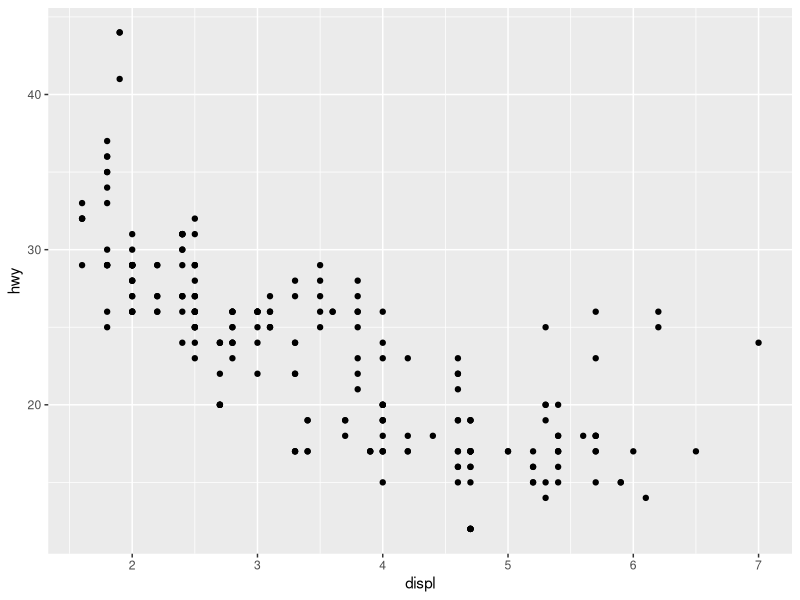
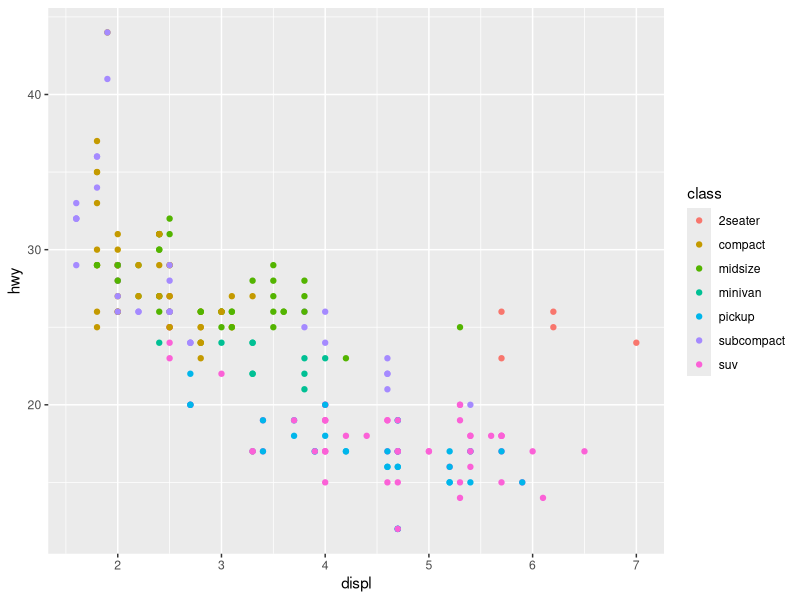
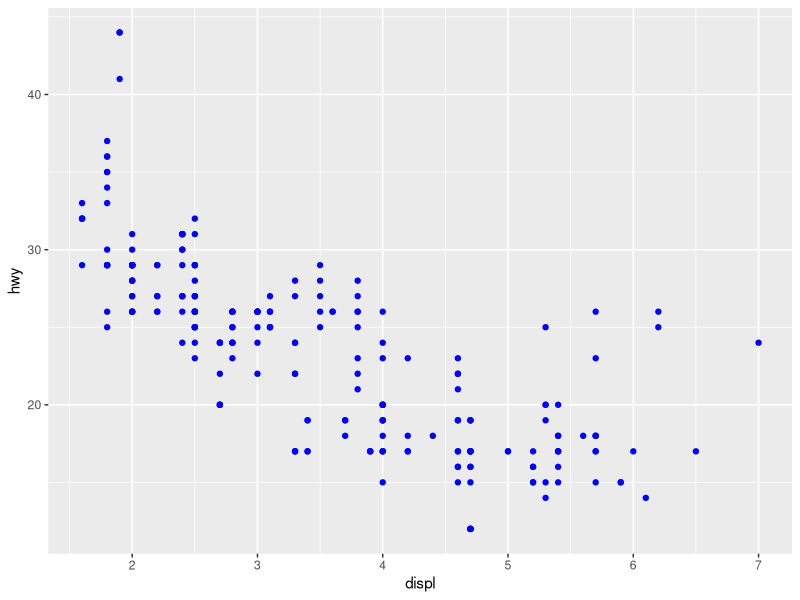
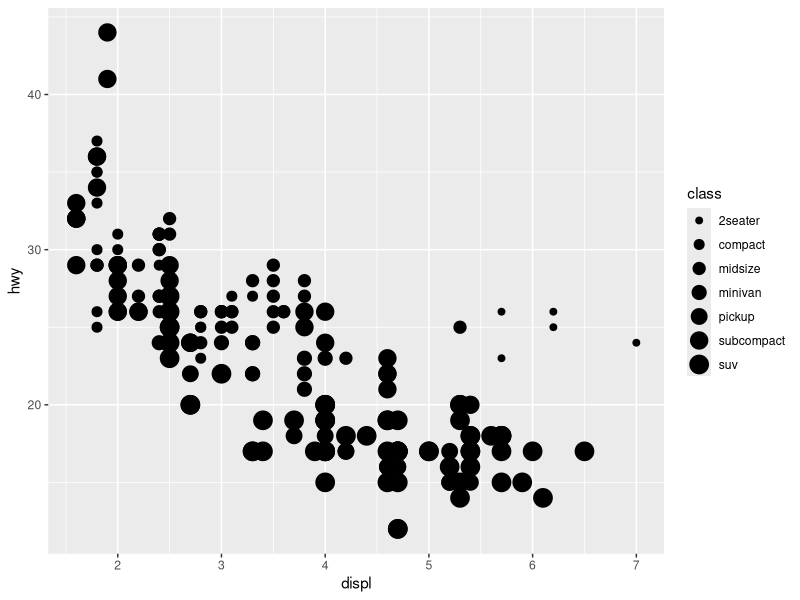
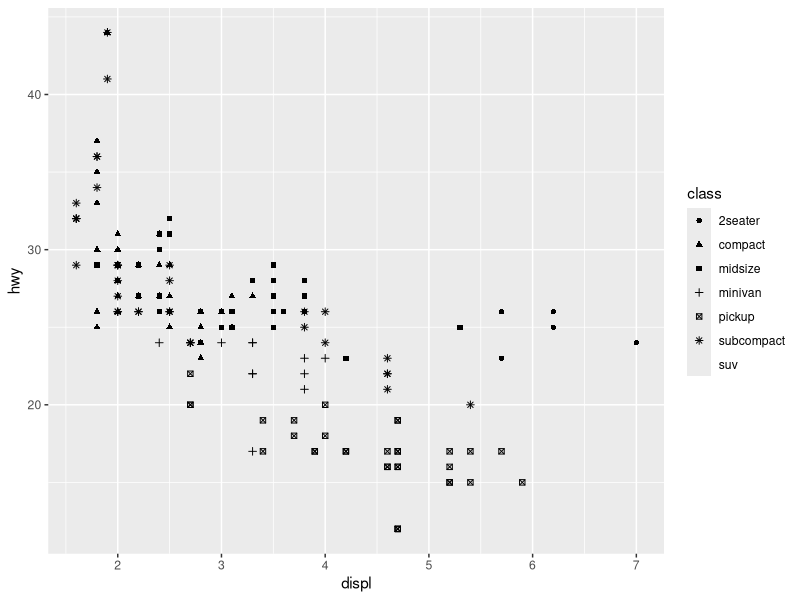
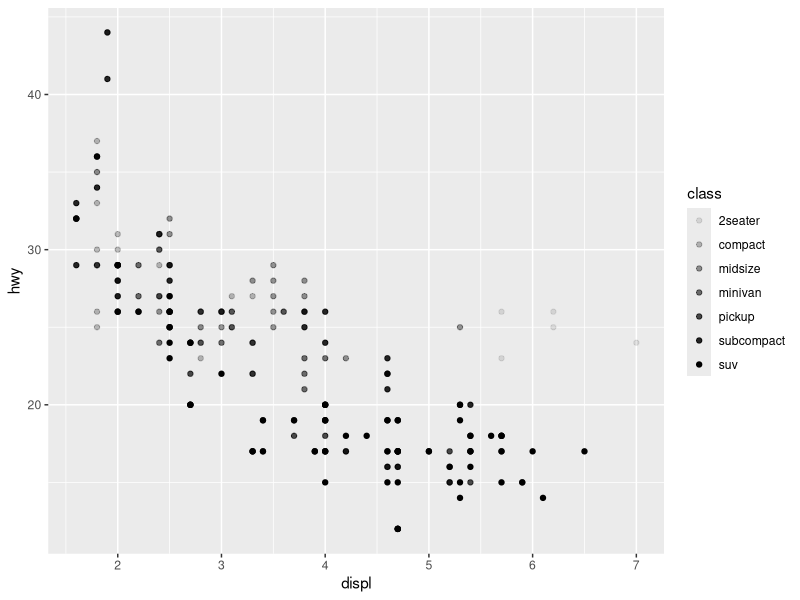
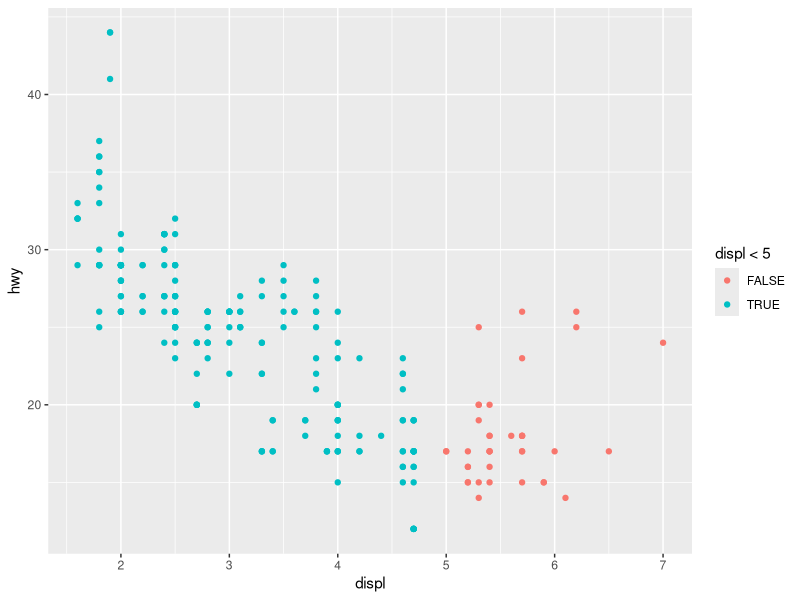
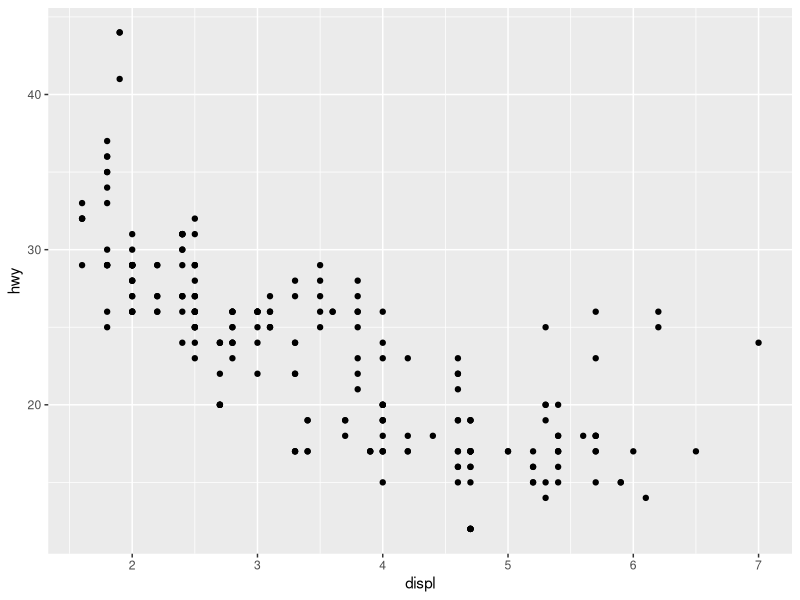

Write R code to recreate these figures, in order.
## ---- chunk 1
knitr::opts_chunk$set(echo = TRUE)
## ---- chunk 2

## ---- chunk 3
getwd() #my working directory
#------------------------------------#
# MB5370: Introduction to Programming
# Agustinus Satrio Supoyo
# May 2026
# Workshop 1 - Introduction to R
# This script contains basic R programming concepts:
# - Calculations
# - Variables and Assignment
# - Functions
# - Data Types
# - Data Structures
# - Data Frames and Tibbles
# - Packages
#------------------------------------#


#====================================#
# 1. Basic Calculations
#====================================#

2 + 1
1:30
6 * 2


#====================================#
# 2. Variables and Assignment
#====================================#

age <- 25
first_name <- "Bill"

age + 1
age + age

# R is case-sensitive
Age <- 41   # Different from 'age'

# Variables with spaces using backticks
`age bob` <- 25


#====================================#
# 3. Exercise 1 - Basic Calculations
#====================================#

15 + 25.1 + 20.25

total <- 15 + 25.1 + 20.25
Number2 <- 10

total + Number2

final_result <- total + Number2

second_number <- 15 + 23 + 22
total + second_number


#====================================#
# 4. Rounding Functions
#====================================#

years_old <- 25.7

round(years_old)   # Round to nearest whole number
floor(years_old)   # Round down

# Specify decimal places
years_old <- 25.765
round(years_old, 2)

# Help and arguments
?round
args(round)


#====================================#
# 5. Using paste() to Create Sentences
#====================================#

name <- "Agustinus"
age <- 27.5

sentence <- paste(name, "is", age, "years old.")
print(sentence)


#====================================#
# 6. Understanding Variable Updates
#====================================#

grade <- 55
total <- grade + 10
print(total)

grade <- 90
print(total)       # Still uses old value

total <- grade + 10
print(total)       # Updated value


#====================================#
# 7. Simple Multiplication Example
#====================================#

p <- 2
z <- 5

out <- p * z
print(out)


#====================================#
# 8. Data Type Testing
#====================================#

x <- 1

is.character(x)
is.numeric(x)


#====================================#
# 9. Debugging Example
#====================================#

my_quiz <- c(
  "uno",
  "dos",
  "tres",
  "cuatro",
  "cinco"
)

print(my_quiz)
str(my_quiz)
length(my_quiz)


#====================================#
# 10. Data Types
#====================================#

# Character (text)
my_character_variable <- "Agustinus"
class(my_character_variable)

# Numeric (decimal numbers)
my_numeric_variable <- 4.2
class(my_numeric_variable)

# Integer
my_integer_variable <- 10L
class(my_integer_variable)

# Logical (TRUE/FALSE)
my_logical_variable <- TRUE
class(my_logical_variable)


#====================================#
# 11. Data Structures
#====================================#

# List
list("uno", "dos", "tres")

# Numeric vector
y <- c(1, 2, 3)

# Character vector
z <- c("Sarah", "Tracy", "Jon")

# Check class
class(y)
class(z)

# Mixed-type list
x <- list(1, "a", TRUE)

# Access elements
x[[1]]
x[[2]]
x[[3]]


#====================================#
# 12. Data Frames
#====================================#

my_dataframe <- data.frame(
  no = c(1, 2, 3),
  name = c("Tracey", "John", "Pete"),
  passed = c(TRUE, FALSE, TRUE)
)

# View data frame
my_dataframe

# Inspect structure
str(my_dataframe)

# Convert column type
my_dataframe$no <- as.factor(my_dataframe$no)

# Check updated structure
str(my_dataframe)


#====================================#
# 13. Missing Data (NA)
#====================================#

height <- c(170, NA, 180)

# Check missing values
is.na(height)

# Remove missing values
na.omit(height)


#====================================#
# 14. Importing Data
#====================================#

# Read CSV files
#read.csv()

# Read Excel files
#readxl::read_excel()


#====================================#
# 15. Tibbles
#====================================#

library(tibble)

my_tibble <- tibble(
  no = c(1, 2, 3),
  name = c("Tracy", "John", "Pete"),
  passed = c(TRUE, FALSE, TRUE)
)

# View tibble
my_tibble


#====================================#
# 16. Installing and Loading Packages
#====================================#

# Install packages (run only once)
#install.packages("tidyverse")

# Load packages (run every session)
#library(tidyverse)

# Install multiple packages
# install.packages(c("ggplot2", "tidyr", "dplyr", "terra"))

# Open help for a function
?ggplot


#====================================#
# 17. Recommended Script Structure
#====================================#

# 1. Import data
# 2. Clean data
# 3. Analyse data
# 4. Plot results
# 5. Save outputs


#====================================#
# 18. Example Workflow for Data Analysis
#====================================#

# 1. Read the .csv file into R
# 2. Inspect the data structure
# 3. Filter the target species
# 4. Summarise abundance
# 5. Create the plot
# 6. Save the figure

## ---- chunk 4
library(tidyverse)
## ---- chunk 5
mpg
ggplot(data = mpg) + 
  geom_point(mapping = aes(x = displ, y = hwy))
## ---- chunk 6
 aes() #used to connect variable to visual element
#Element visual example
#color 
#size  
#shape 
#alpha
#linetype 
#group
## ---- chunk 7
#to change the color based on class category
ggplot(data = mpg) +
  geom_point(mapping = aes(x = displ, y = hwy, colour = class))
## ---- chunk 8
#give the fix color
ggplot(data=mpg)+
  geom_point(mapping=aes(x=displ,y=hwy),colour="blue")
## ---- chunk 9
#Change point size by class
ggplot(data = mpg) +
  geom_point(mapping = aes(x = displ, y = hwy, size = class))
## ---- chunk 10
##Change point shape by class.
ggplot(data = mpg) + 
  geom_point(mapping = aes(x = displ, y = hwy, shape = class))
## ---- chunk 11
#transparancy (alpha)
ggplot(data = mpg) +
  geom_point(mapping = aes(x = displ, y = hwy, alpha = class))
## ---- chunk 12
#
ggplot(data = mpg) +
  geom_point( mapping = aes( x = displ,y = hwy,colour = displ < 5))
## ---- chunk 13
ggplot(data = mpg)+ 
 geom_point(mapping = aes(x = displ, y = hwy)) 
# the + should be on top line
## ---- chunk 14
ggplot(data = mpg)+
 geom_point(mapping = aes(x = displ, y = hwy)) 
## ---- chunk 15
#face wrap
ggplot(data = mpg) +
  geom_point(aes(x = displ, y = hwy)) +
  facet_wrap(~ class, nrow = 2)
## ---- chunk 16
#Face grid
ggplot(data = mpg) +
  geom_point(aes(x = displ, y = hwy)) +
  facet_grid(drv ~ cyl)
## ---- chunk 17
#to add smooth line
ggplot(data=mpg)+
  geom_smooth(mapping=aes(x=displ,y=hwy))
## ---- chunk 18
#to add the line and point together
ggplot(data = mpg) + 
  geom_point(mapping = aes(x = displ, y = hwy)) + # points horrible 
  geom_smooth(mapping = aes(x = displ, y = hwy)) # try smooth line
## ---- chunk 19
#to change the line type
ggplot(data = mpg) + 
  geom_smooth(mapping = aes(x = displ, y = hwy, linetype = drv))
## ---- chunk 20
#Grouping Data with group
ggplot(data = mpg) +
  geom_smooth(mapping = aes(x = displ, y = hwy, group = drv))
## ---- chunk 21
#Changing Line Color by Group
ggplot(data = mpg) +
  geom_smooth(
    mapping = aes(x = displ, y = hwy, colour = drv),
    show.legend = FALSE
  )
## ---- chunk 22
#Combining Multiple Geoms
ggplot(data = mpg) +
  geom_point(mapping = aes(x = displ, y = hwy)) +
  geom_smooth(mapping = aes(x = displ, y = hwy))
## ---- chunk 23
#Using Global Mappings
ggplot(data = mpg, mapping = aes(x = displ, y = hwy)) +
  geom_point() +
  geom_smooth() #to avoid repeating the same aes()

## ---- chunk 24
#Layer-Specific Mappings
 ggplot(data = mpg) +
  geom_smooth(mapping = aes(x = displ, y = hwy, group = drv))

ggplot(data = mpg) +
  geom_smooth(
    mapping = aes(x = displ, y = hwy, colour = drv),
    show.legend = FALSE,
  )

ggplot(data = mpg) + 
  geom_point(mapping = aes(x = displ, y = hwy)) +
  geom_smooth(mapping = aes(x = displ, y = hwy))

ggplot(data = mpg, mapping = aes(x = displ, y = hwy)) + 
  geom_point() + 
  geom_smooth()

ggplot(data = mpg, mapping = aes(x = displ, y = hwy)) + 
  geom_point(mapping = aes(colour = class)) + 
  geom_smooth()

ggplot(data = mpg, mapping = aes(x = displ, y = hwy)) + 
  geom_point(mapping = aes(colour = class)) + 
  geom_smooth(data = filter(mpg, class == "subcompact"), se = FALSE)


#Code 1 — Global Mapping
ggplot(data = mpg, mapping = aes(x = displ, y = hwy)) + 
  geom_point() + 
  geom_smooth()
#Code 2 — Local Mapping
ggplot() + 
  geom_point(data = mpg, mapping = aes(x = displ, y = hwy)) + 
  geom_smooth(data = mpg, mapping = aes(x = displ, y = hwy))



## ---- chunk 25
#create the bar chart
ggplot(data = diamonds) +
  geom_bar(aes(x = cut))
## ---- chunk 26
ggplot(data = diamonds) +
  stat_count(aes(x = cut)) #the same way
## ---- chunk 27
demo <- tribble(
  ~cut,         ~freq,
  "Fair",       1610,
  "Good",       4906,
  "Very Good",  12082,
  "Premium",    13791,
  "Ideal",      21551
)
demo

ggplot(data = demo) +
  geom_bar(mapping = aes(x = cut, y = freq), stat = "identity")
## ---- chunk 28
#override a default mapping from transformed variables to aesthetics
ggplot(data = diamonds) + 
  geom_bar(mapping = aes(x = cut, y = stat(prop), group = 1))
#> Warning: `stat(prop)` was deprecated in ggplot2 3.4.0.


## ---- chunk 29
#You can do this using stat_summary().
ggplot(data = diamonds) + 
  stat_summary(
    mapping = aes(x = cut, y = depth),
    fun.min = min,
    fun.max = max,
    fun = median
  )

## ---- chunk 30
#aethetic adjustment fill and color
ggplot(data = diamonds) + 
  geom_bar(mapping = aes(x = cut, colour = cut))

ggplot(data = diamonds) + 
  geom_bar(mapping = aes(x = cut, fill = cut))

#to add the clarity
ggplot(data = diamonds) + 
  geom_bar(mapping = aes(x = cut, fill = clarity))


#To alter transparency (alpha)
ggplot(data = diamonds, mapping = aes(x = cut, fill = clarity)) + 
  geom_bar(alpha = 1/5, position = "identity")

#To color the bar outlines with no fill color
ggplot(data = diamonds, mapping = aes(x = cut, colour = clarity)) + 
  geom_bar(fill = NA, position = "identity")
#position = "fill" works like stacking, but scales each bar, so that all bars have the same total height (100%).
ggplot(data = diamonds) + 
  geom_bar(mapping = aes(x = cut, fill = clarity), position = "fill")

#position = "dodge" places overlapping objects directly beside one another.
ggplot(data = diamonds) + 
  geom_bar(mapping = aes(x = cut, fill = clarity), position = "dodge")

#position = "jitter" adds a small amount of random noise to each point to avoid overplotting when points overlap. This is useful for scatterplots but not barplots.
ggplot(data = mpg) + 
  geom_point(mapping = aes(x = displ, y = hwy), position = "jitter")
